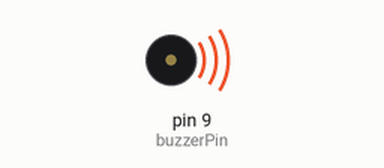
This sketch was run on a simulated Arduino Uno, built with avr-gcc and run on an emulated ATmega328P. Parts: buzzer (waves = sounding, pin HIGH).

Above: at 0.5 s.
Timing chart, 0 to 4.6 s (numbered marks = the images above):
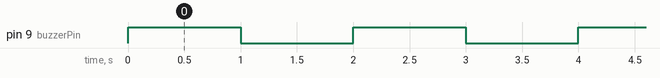

The sketch:

buzzer_test.ino
```cpp
// Define buzzer pin
const int buzzerPin = 9;

void setup() {
  // Initialize buzzer pin as an output
  pinMode(buzzerPin, OUTPUT);
}

void loop() {
  // Turn on the buzzer
  digitalWrite(buzzerPin, HIGH);

  // Wait for 1 second
  delay(1000);

  // Turn off the buzzer
  digitalWrite(buzzerPin, LOW);

  // Wait for 1 second
  delay(1000);
}
```

Measured:
- by itself, pin 9 (buzzerPin): alternates HIGH for 1.0 s and LOW for 1.0 s
